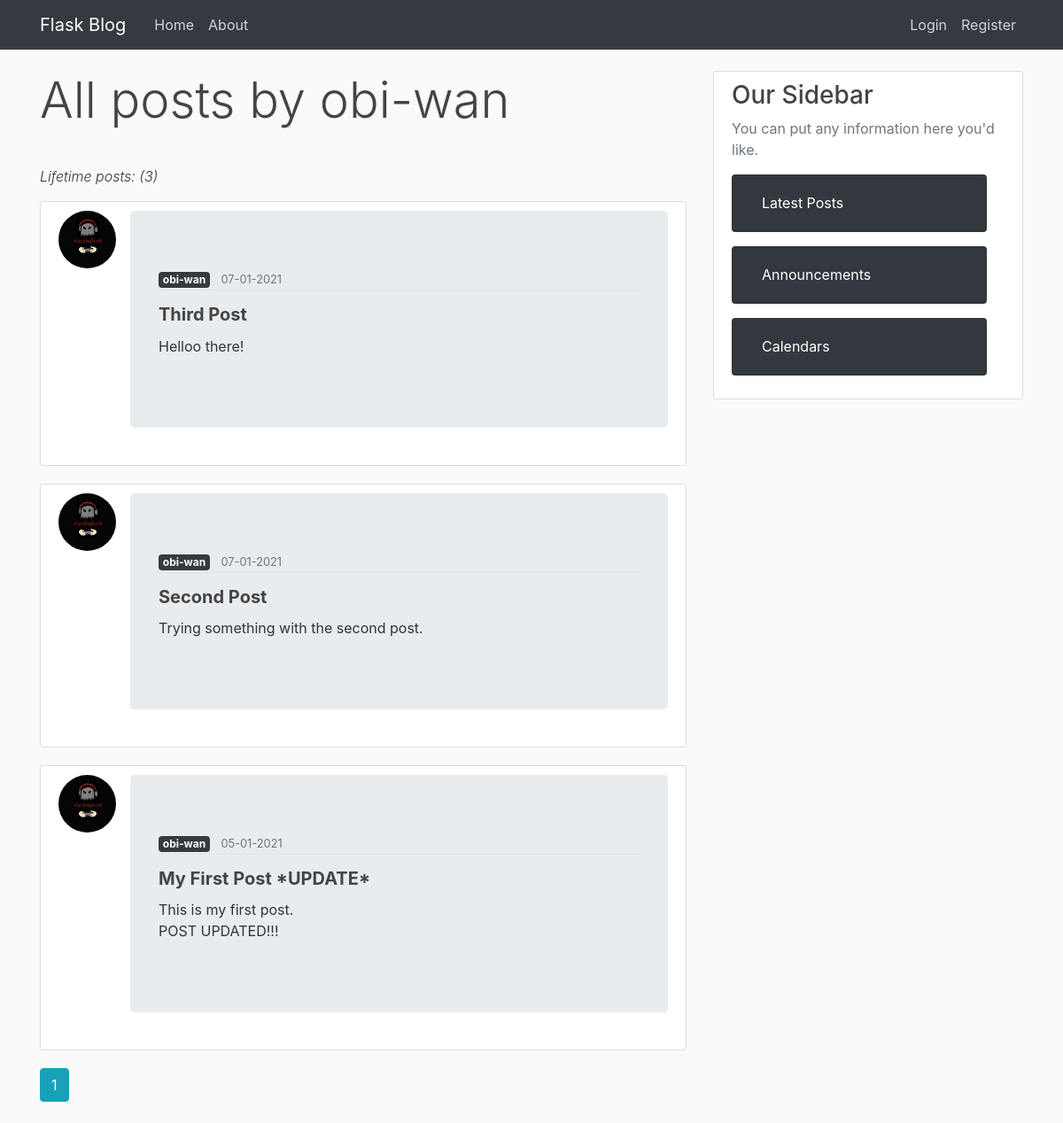
Screenshot of /user/obi-wan with the database file from the repository.
### flaskblog/models.py (models this page shows, shortened)
class User(db.Model, UserMixin):
    id = db.Column(db.Integer, primary_key=True)
    username = db.Column(db.String(20), unique=True, nullable=False)
    email = db.Column(db.String(120), unique=True, nullable=False)
    image_file = db.Column(db.String(20), nullable=False, default='default.png')
    password = db.Column(db.String(60), nullable=False)
    posts = db.relationship('Post', backref='author', lazy=True)

class Post(db.Model):
    id = db.Column(db.Integer, primary_key=True)
    title = db.Column(db.String(100), nullable=False)
    date_posted = db.Column(db.DateTime, nullable=False, default=datetime.utcnow)
    content = db.Column(db.Text, nullable=False)
    user_id = db.Column(db.Integer, db.ForeignKey('user.id'), nullable=False)

### flaskblog/users/routes.py (the view)
@users.route("/user/<string:username>")
def user_posts(username):
    page = request.args.get('page', 1, type=int)
    user = User.query.filter_by(username=username).first_or_404()
    posts = Post.query.filter_by(author=user)\
        .order_by(Post.date_posted.desc())\
        .paginate(page=page, per_page=5)
    return render_template('user_posts.html', posts=posts, user=user)

### flaskblog/templates/user_posts.html
{% extends "layout.html" %}
{% block content %}
    <h1 class="mb-3 display-4"> All posts by {{ user.username }}</h1><br><p class="font-weight-light font-italic">Lifetime posts:  ({{ posts.total }})</p>
    {% for post in posts.items %}
        <article class="media content-section">
          <img class="rounded-circle article-img" src="{{ url_for('static', filename='profile_pics/' + post.author.image_file) }}">
          <div class="media-body jumbotron">
            <div class="article-metadata">
              <a class="mr-2 badge badge-dark" href="{{ url_for('users.user_posts', username=post.author.username) }}">{{ post.author.username }}</a>
              <small class="text-muted">{{ post.date_posted.strftime('%d-%m-%Y') }}</small>
            </div>
            <h2><a class="article-title lead font-weight-bold" href="{{ url_for('posts.post', post_id=post.id) }}">{{ post.title }}</a></h2>
            <p class="article-content">{{ post.content }}</p>
          </div>
        </article>
    {% endfor %}
    {% for page_num in posts.iter_pages(left_edge=1, right_edge=1, left_current=1, right_current=2) %}
      {% if page_num %}
        {% if posts.page == page_num %}
          <a class="btn btn-info mb-4" href="{{ url_for('users.user_posts', username=user.username, page=page_num) }}">{{ page_num }}</a>
        {% else %}
          <a class="btn btn-outline-info mb-4" href="{{ url_for('users.user_posts', username=user.username, page=page_num) }}">{{ page_num }}</a>
        {% endif %}
      {% else %}
        ...
      {% endif %}
    {% endfor %}
{% endblock content %}

### flaskblog/static/main.css (style rules this page uses)
body { background: #fafafa; color: #333333; margin-top: 5rem; }
h1, h2, h3, h4, h5, h6 { color: #444444; }
.content-section { background: #ffffff; padding: 10px 20px; border: 1px solid #dddddd; border-radius: 3px; margin-bottom: 20px; }
.article-title { color: #444444; }
.article-content { white-space: pre-line; }
.article-img { height: 65px; width: 65px; margin-right: 16px; }
.article-metadata { padding-bottom: 1px; margin-bottom: 4px; border-bottom: 1px solid #e3e3e3 }

### rows the page displays
User: username "obi-wan"
Post: image_file (picture), author.username "obi-wan", date_posted "07-01-2021", title "Third Post", content "Helloo there!"
Post: image_file (picture), author.username "obi-wan", date_posted "07-01-2021", title "Second Post", content "Trying something with the second post."
Post: image_file (picture), author.username "obi-wan", date_posted "05-01-2021", title "My First Post *UPDATE*", content "This is my first post. POST UPDATED!!!"

### other values shown
{{ posts.total }} "3"
{{ page_num }} "1"
